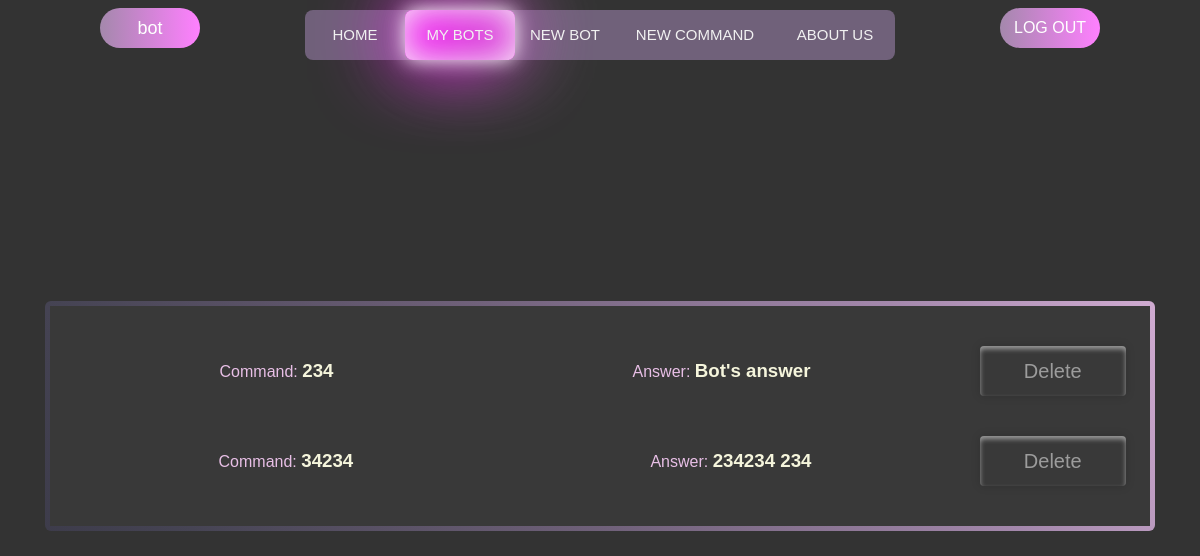
The page /bots/bot/bot/ (signed in) on the database its author committed.
### authentication/models.py (models this page shows)
class CustomUser(AbstractUser):
    email = models.EmailField('Email', unique=True)
    avatar = models.ImageField('Avatar', blank=True, upload_to=f'avatars/')
    telegram_id = models.CharField('Telegram id', blank=True, max_length=40)
    def __str__(self):
        return self.username

### constructor/models.py (models this page shows, shortened)
class Command(models.Model):
    bot_name = models.CharField('Name', max_length=30) # Будет вылазить выбор всех ботов пользователя
    bot_token = models.CharField('Token', null=True, blank=True, max_length=30)
    type = models.CharField('Type', default='command', max_length=10) # Тип команды бота
    message = models.CharField('', default='Target message', max_length=10) # Команда которая будет писаться через слеш
    answer = models.TextField('Answer', max_length=255) # Ответ на эту команду
    creating_date = models.DateTimeField('Date of changing', null=True, auto_now=True) # Дата изменения бота (создания новой команды)
    class Meta:
        verbose_name = 'Command'
        verbose_name_plural = 'Commands'
        ordering = ['creating_date']

### constructor/views.py (the view)
# urls.py: path('bot/<str:pk>/', BotCommandList.as_view(), name='bot-edit-page'),
class BotCommandList(LoginRequiredMixin, DetailView):
    template_name = 'constructor/bot_edit.html'
    def get(self, request, pk):
        return render(request,
                      self.template_name,
                      context={
                          "commands": Command.objects.all().filter(bot_name=pk),
                          'bot': pk
                      }
                      )

### constructor/templates/constructor/bot_edit.html (shortened to what this page needs)
{% extends 'main/base.html' %}
{% load static %}
{% block links %}
    <link rel="stylesheet" href="{% static 'constructor/css/add_command.css' %}">
    <link rel="stylesheet" href="{% static 'constructor/css/bot_edit.css' %}">
{% endblock %}
{% block div-animation %}<div class="animation start-bots"></div>{% endblock %}
{% block content %}
    <main>
        <div class="tasks-list gradient-border">
            <div class="overtask">
                <div class="task">
                    {% for command in commands %}
                        <div class="bot-info">
                            <span class="info">
                                <span>
                                    <p>Command:</p>
                                    <h3>{{ command.message }}</h3>
                                </span>
                                <span>
                                    <p>Answer:</p>
                                    <h3>{{ command.answer }}</h3>
                                </span>
                            </span>
                            <span>
                                <form action="{% url 'command-delete-page' command.id %}" method="post">{% csrf_token %}
                                    <input class="sub" type="submit" value="Delete">
                                </form>
                            </span>
                        </div>
                    {% empty %}
                        <h3>Bot has no commands.</h3>
                        <br>
                        <a href="{% url 'bot-add-command' %}"><input class="sub" type="submit" value="Create new"></a>
                    {% endfor %}
                </div>
            </div>
        </div>
    </main>
{% endblock %}

### main/templates/main/base.html (shortened to what this page needs)
{% load static %}
<!DOCTYPE html>
<html lang="en">
<head>
  <link rel="stylesheet" href="{% static 'main/css/base.css' %}">
  {% block links %}
  {% endblock %}
</head>
<body>
  <header>
    {% if request.user.is_authenticated %}
      <span class="fake">
        <p class="nickname log-btn">{{user}}</p>
      </span>
    {% else %}
      <span class="left">
      </span>
    {% endif %}
    <div class="header">
      <a class="btn-home header-button" href="{% url 'home' %}">Home</a>
      <a class="btn-addcommand header-button" href="{% url 'bots' %}">My bots</a>
      <a class="btn-bots header-button" href="{% url 'create-new-bot' %}">New bot</a>
      <a class="btn-newbot header-button" href="{% url 'bot-add-command' %}">New command</a>
      <a class="btn-about header-button" href="{% url 'about' %}">About us</a>
      {% block div-animation %}{% endblock %}
    </div>
    <span class="fake">
      {% if user.is_authenticated %}
        <a href="{% url 'logout' %}"><button class="log-btn">LOG OUT</button></a>
      {% else %}
        <a href="{% url 'authentication' %}"><button class="log-btn">LOG IN</button></a>
      {% endif %}
    </span>
  </header>
  {% block content %}
  {% endblock %}
</body>
</html>

### main/static/main/css/base.css (style rules this page uses)
* { margin: 0; padding: 0; }
body { font-family: sans-serif; background: #333; display: flex; justify-content: center; flex-wrap: wrap; padding-top: 10px; height: 100vh; overflow-y: hidden; }
header { display: flex; justify-content: space-between; height: 7vh; width: 100% }
.header { position: relative; min-width: 590px; height: 50px; background-color: #70617a; border-radius: 8px; font-size: 0; }
.header-button { line-height: 50px; height: 100%; font-size: 15px; display: inline-block; position: relative; z-index: 2; text-decoration: none; text-transform: uppercase; text-align: center; color: #f1f1f1; cursor: pointer; }
.animation { position: absolute; height: 100%; top: 0; z-index: 0; transition: all .5s ease 0s; border-radius: 8px; }
.header-button:nth-child(1) { width: 100px; }
.header-button:nth-child(2) { width: 110px; }
.header-button:nth-child(3) { width: 100px; }
.header-button:nth-child(4) { width: 160px; }
.header-button:nth-child(5) { width: 120px; }
.start-bots, .header-button:nth-child(2):hover~.animation { width: 110px; left: 100px; background-color: #e8bfe6; transform: translateY(0); box-shadow: inset 0 0 37px whitesmoke, inset 20px 0 80px #f0f, inset -20px 0 80px rgb(140, 140, 140), inset 20px 0 300px #f0f, inset -20px 0 300px rgb(140, 140, 140), 0 0 20px #fff, -10px 0 80px #f0f, 10px 0 80px rgb(140, 140, 140); }
.fake { width: 300px; padding-bottom: 20px; display: flex; justify-content: center; align-items: center; z-index: 0; }
a { text-decoration: none; }
.log-btn { width: 100px; height: 40px; display: flex; justify-content: center; align-items: center; color: #fff; font-size: 16px; font-family: sans-serif; background: linear-gradient(90deg, #a488ac, rgb(255, 128, 255), rgb(255, 80, 255), rgb(255, 128, 255), #a488ac); background-size: 400%; border-radius: 30px; border-style:none; }
.log-btn:before { outline: none; content: ""; top: -5px; left: -5px; right: -5px; bottom: -5px; z-index: -1; background: linear-gradient(45deg, #2e2e3b, #464454, #70617a, #a488ac, #e8bfe6, #e8bfe6, #a488ac, #70617a, #464454, #2e2e3b); background-size: 400%; border-radius: 40px; opacity: 0; transition: 0.5s; }
.nickname { font-size: 18px; }

### constructor/static/constructor/css/add_command.css (style rules this page uses)
body { overflow-x: auto; }
select, input, textarea { color: rgb(0, 0, 0); padding: 12px; width: auto; border: none; font-size: 16.5px; box-shadow: 0 5px 25px rgba(0, 0, 0, 0.2); -webkit-appearance: button; appearance: button; outline: none; }
.sub { width: 150px; height: 50px; cursor: pointer; border: none; color: rgba(255,255,255,0.5); font-size: 20px; border-radius: 4px; box-shadow: inset 0px 3px 5px rgba(255,255,255,0.5), 0px 0px 10px rgba(0,0,0,0.15); background: rgb(2,0,36); background: linear-gradient(45deg, rgba(2,0,36,0) 5%, rgba(255,255,255,.5) 6%, rgba(255,255,255,0) 9%, rgba(255,255,255,.5) 10%, rgba(255,255,255,0) 17%, rgba(255,255,255,.5) 19%, rgba(255,255,255,0) 21%); background-size: 150%; background-position: right; transition: 1s; }
main { width: 100%; height: 100%; display: flex; justify-content: center; align-items: center; }
form { width: 97%; display: flex; justify-content: space-around; align-items: center; }
.tasks-list { padding: 2px; height: auto; margin-bottom: 100px; margin-left: 100px; margin-right: 100px; width: 1200px; min-width: 1100px; border-radius: 10px; display: flex; justify-content: center; }
.overtask { padding: 20px; z-index: 1; width: 100%; background-color: rgb(57, 57, 57); }
.task { z-index: 1; width: 100%; height: 120px; display: flex; justify-content: space-around; align-items: center; }
p { width: 100%; text-align: center; color: #e8bfe6 }
.gradient-border { --borderWidth: 3px; background: #4d4354; position: relative; border-radius: var(--borderWidth); }
.gradient-border:after { content: ""; position: absolute; top: calc(-1 * var(--borderWidth)); left: calc(-1 * var(--borderWidth)); height: calc(100% + var(--borderWidth) * 2); width: calc(100% + var(--borderWidth) * 2); background: linear-gradient( 60deg, #2e2e3b, #464454, #70617a, #a488ac, #e8bfe6, #e8bfe6, #a488ac, #70617a, #464454, #2e2e3b ); border-radius: calc(2 * var(--borderWidth)); animation: animatedgradient 4s ease alternate infinite; background-size: 300% 300%; }

### rows shown on the page
CustomUser: username "bot"
Command: message "234", answer "Bot's answer"
Command: message "34234", answer "234234 234"
